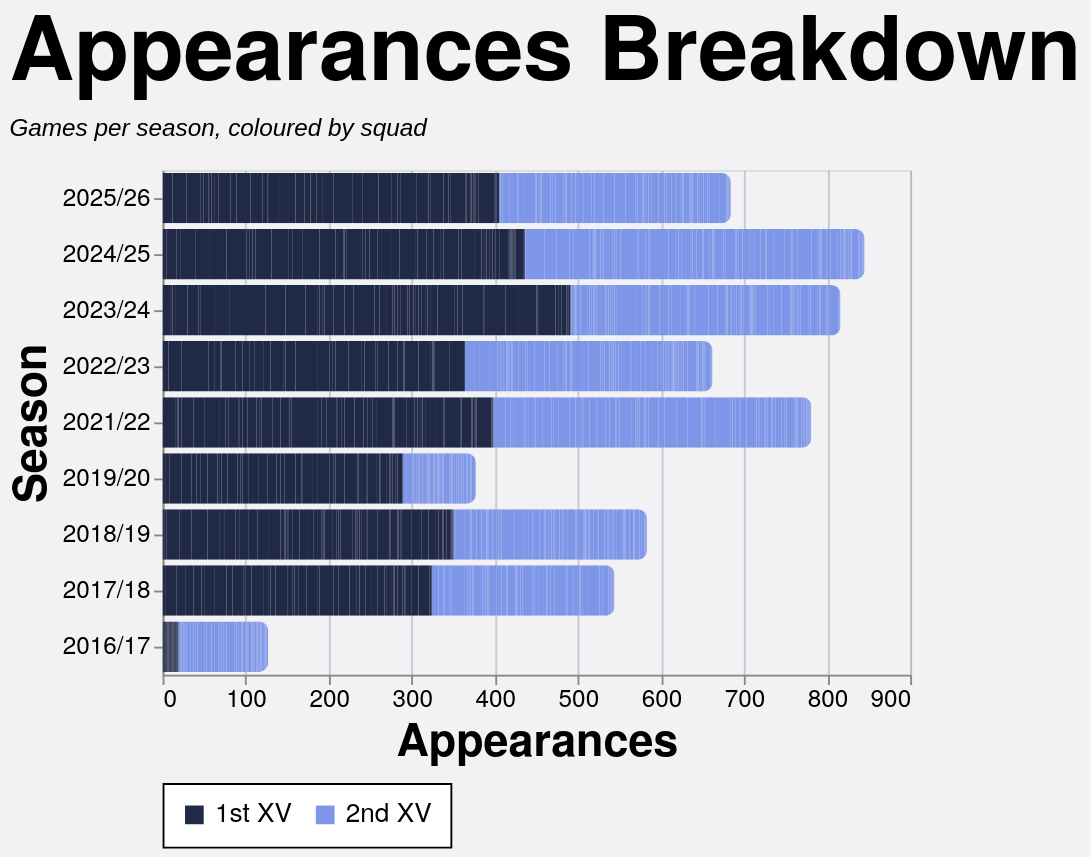

Source (Vega-Lite JSON):
### Vega-Lite specification from a JSON file in a GitHub repository (floating-point values rounded to 4 significant figures; data arrays with more than 128 entries replaced by an {"elided": "..."} marker saying what was removed)
{"config": {"axis": {"labelFont": "PT Sans Narrow, Helvetica Neue, Helvetica, Arial, sans-serif", "titleFont": "PT Sans Narrow, Helvetica Neue, Helvetica, Arial, sans-serif", "labelFontSize": 13, "titleFontSize": 24, "gridColor": "#202947", "gridOpacity": 0.2, "zindex": 1}, "text": {"font": "Lato, sans-serif"}, "bar": {"cornerRadiusEnd": 5}, "header": {"labelFont": "PT Sans Narrow, Helvetica Neue, Helvetica, Arial, sans-serif", "titleFont": "PT Sans Narrow, Helvetica Neue, Helvetica, Arial, sans-serif", "labelFontSize": 24, "titleFontSize": 28, "labelFontWeight": "bold", "orient": "left"}, "legend": {"labelFont": "PT Sans Narrow, Helvetica Neue, Helvetica, Arial, sans-serif", "titleFont": "PT Sans Narrow, Helvetica Neue, Helvetica, Arial, sans-serif", "labelFontSize": 14, "titleFontSize": 16, "titlePadding": 5, "fillColor": "white", "strokeColor": "black", "padding": 10, "titleFontWeight": "lighter", "titleFontStyle": "italic", "titleColor": "gray", "offset": 10}, "title": {"font": "PT Sans Narrow, Helvetica Neue, Helvetica, Arial, sans-serif", "fontSize": 48, "fontWeight": "bold", "anchor": "start", "align": "center", "titlePadding": 20, "subtitlePadding": 10, "subtitleFontSize": 13, "subtitleColor": "", "subtitleFontStyle": "italic", "offset": 15, "color": "black"}, "axisX": {"labelAngle": 0}, "facet": {"title": null, "header": null, "align": {"row": "each", "column": "each"}}, "resolve": {"scale": {"y": "independent", "facet": "independent"}}, "background": "#f2f1f4", "scale": {"offsetBandPaddingOuter": 0.2, "offsetBandPaddingInner": 0.1}}, "data": {"name": "data-74dcc313e930dfcdb0fdfbfb7dfd73f6"}, "mark": {"type": "bar"}, "encoding": {"color": {"field": "color_value", "legend": {"orient": "bottom", "title": null}, "scale": {"domain": ["1st XV", "2nd XV"], "range": ["#202946", "#7d96e8"]}, "sort": {"field": "sum(apps)", "op": "sum", "order": "descending"}, "type": "nominal"}, "tooltip": [{"field": "player", "title": "Player", "type": "nominal"}, {"field": "season", "title": "Season", "type": "nominal"}, {"field": "color_value", "title": "Group", "type": "nominal"}, {"aggregate": "sum", "field": "apps", "title": "Appearances", "type": "quantitative"}], "x": {"aggregate": "sum", "field": "apps", "title": "Appearances", "type": "quantitative"}, "y": {"field": "season", "sort": {"field": "season_sort", "op": "max", "order": "descending"}, "title": "Season", "type": "nominal"}}, "height": {"step": 30}, "title": {"text": "Appearances Breakdown", "subtitle": "Games per season, coloured by squad"}, "width": 400, "$schema": "https://vega.github.io/schema/vega-lite/v5.20.1.json", "datasets": {"data-74dcc313e930dfcdb0fdfbfb7dfd73f6": {"elided": "2502 records"}}}
